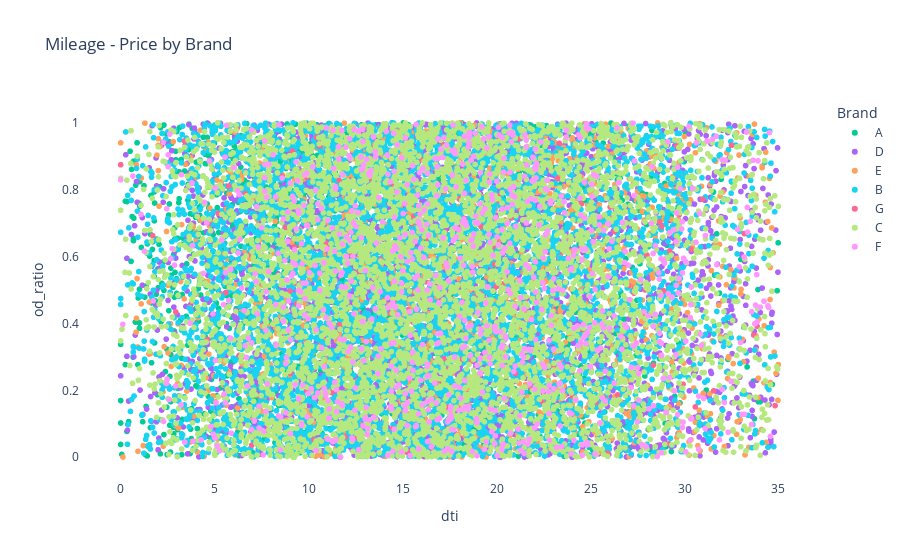

Notebook cell for this chart:
### Markdown cell above
---

### Code cell
import plotly.express as px


#Build the plot here:
fig = px.scatter(
    data,
    x='dti',
    y='od_ratio',
    color='grade',
    color_discrete_map={'Hummer': 'deepskyblue', 'McLaren': '#FF8000'},
    labels={'milage': 'Mileage', 'price': 'Price'},
    title='Mileage - Price by Brand',
)

fig.update_traces(hovertemplate='<b>Mileage:</b> %{x}<br><b>Price:</b> %{y}$') #
 

fig.update_layout(
    legend_title_text='Brand',
    plot_bgcolor='white'
)

fig.show()

### Figure 1 — Plotly figure (JSON) as saved in the notebook; plotly's stock layout.template omitted (floating-point values rounded to 4 significant figures; data arrays with more than 128 entries replaced by an {"elided": "..."} marker saying what was removed)
{"data": [{"hovertemplate": "<b>Mileage:</b> %{x}<br><b>Price:</b> %{y}$", "legendgroup": "A", "marker": {"color": "#00cc96", "symbol": "circle"}, "mode": "markers", "name": "A", "showlegend": true, "type": "scattergl", "x": {"elided": "2159 float values"}, "xaxis": "x", "y": {"elided": "2159 float values"}, "yaxis": "y"}, {"hovertemplate": "<b>Mileage:</b> %{x}<br><b>Price:</b> %{y}$", "legendgroup": "D", "marker": {"color": "#ab63fa", "symbol": "circle"}, "mode": "markers", "name": "D", "showlegend": true, "type": "scattergl", "x": {"elided": "3554 float values"}, "xaxis": "x", "y": {"elided": "3554 float values"}, "yaxis": "y"}, {"hovertemplate": "<b>Mileage:</b> %{x}<br><b>Price:</b> %{y}$", "legendgroup": "E", "marker": {"color": "#FFA15A", "symbol": "circle"}, "mode": "markers", "name": "E", "showlegend": true, "type": "scattergl", "x": {"elided": "1645 float values"}, "xaxis": "x", "y": {"elided": "1645 float values"}, "yaxis": "y"}, {"hovertemplate": "<b>Mileage:</b> %{x}<br><b>Price:</b> %{y}$", "legendgroup": "B", "marker": {"color": "#19d3f3", "symbol": "circle"}, "mode": "markers", "name": "B", "showlegend": true, "type": "scattergl", "x": {"elided": "6042 float values"}, "xaxis": "x", "y": {"elided": "6042 float values"}, "yaxis": "y"}, {"hovertemplate": "<b>Mileage:</b> %{x}<br><b>Price:</b> %{y}$", "legendgroup": "G", "marker": {"color": "#FF6692", "symbol": "circle"}, "mode": "markers", "name": "G", "showlegend": true, "type": "scattergl", "x": {"elided": "169 float values"}, "xaxis": "x", "y": {"elided": "169 float values"}, "yaxis": "y"}, {"hovertemplate": "<b>Mileage:</b> %{x}<br><b>Price:</b> %{y}$", "legendgroup": "C", "marker": {"color": "#B6E880", "symbol": "circle"}, "mode": "markers", "name": "C", "showlegend": true, "type": "scattergl", "x": {"elided": "5566 float values"}, "xaxis": "x", "y": {"elided": "5566 float values"}, "yaxis": "y"}, {"hovertemplate": "<b>Mileage:</b> %{x}<br><b>Price:</b> %{y}$", "legendgroup": "F", "marker": {"color": "#FF97FF", "symbol": "circle"}, "mode": "markers", "name": "F", "showlegend": true, "type": "scattergl", "x": {"elided": "865 float values"}, "xaxis": "x", "y": {"elided": "865 float values"}, "yaxis": "y"}], "layout": {"legend": {"title": {"text": "Brand"}, "tracegroupgap": 0}, "plot_bgcolor": "white", "title": {"text": "Mileage - Price by Brand"}, "xaxis": {"anchor": "y", "domain": [0, 1], "title": {"text": "dti"}}, "yaxis": {"anchor": "x", "domain": [0, 1], "title": {"text": "od_ratio"}}}}
